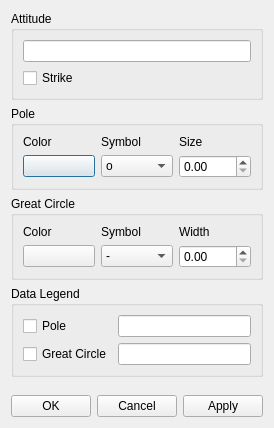
<?xml version="1.0" encoding="UTF-8"?>
<ui version="4.0">
 <class>Dialog</class>
 <widget class="QDialog" name="Dialog">
  <property name="geometry">
   <rect>
    <x>0</x>
    <y>0</y>
    <width>263</width>
    <height>428</height>
   </rect>
  </property>
  <property name="windowTitle">
   <string>Dialog</string>
  </property>
  <layout class="QVBoxLayout" name="verticalLayout_3">
   <item>
    <widget class="QGroupBox" name="groupBox_3">
     <property name="title">
      <string>Attitude</string>
     </property>
     <layout class="QVBoxLayout" name="verticalLayout_2">
      <item>
       <widget class="QLineEdit" name="prop_data_attitude"/>
      </item>
      <item>
       <widget class="QCheckBox" name="prop_data_strike">
        <property name="text">
         <string>Strike</string>
        </property>
       </widget>
      </item>
     </layout>
    </widget>
   </item>
   <item>
    <layout class="QVBoxLayout" name="verticalLayout">
     <item>
      <widget class="QGroupBox" name="groupBox">
       <property name="title">
        <string>Pole</string>
       </property>
       <layout class="QHBoxLayout" name="horizontalLayout_2">
        <item>
         <layout class="QGridLayout" name="gridLayout">
          <item row="0" column="1">
           <widget class="QLabel" name="label_2">
            <property name="text">
             <string>Symbol</string>
            </property>
           </widget>
          </item>
          <item row="0" column="2">
           <widget class="QLabel" name="label_3">
            <property name="text">
             <string>Size</string>
            </property>
           </widget>
          </item>
          <item row="0" column="0">
           <widget class="QLabel" name="label">
            <property name="text">
             <string>Color</string>
            </property>
           </widget>
          </item>
          <item row="1" column="0">
           <widget class="QPushButton" name="prop_color_point_c">
            <property name="text">
             <string/>
            </property>
           </widget>
          </item>
          <item row="1" column="1">
           <widget class="QComboBox" name="prop_point_marker">
            <item>
             <property name="text">
              <string extracomment="(circle)">o</string>
             </property>
            </item>
            <item>
             <property name="text">
              <string>^</string>
             </property>
            </item>
            <item>
             <property name="text">
              <string>v</string>
             </property>
            </item>
            <item>
             <property name="text">
              <string>&lt;</string>
             </property>
            </item>
            <item>
             <property name="text">
              <string>&gt;</string>
             </property>
            </item>
            <item>
             <property name="text">
              <string>s</string>
             </property>
            </item>
            <item>
             <property name="text">
              <string>+</string>
             </property>
            </item>
            <item>
             <property name="text">
              <string>x</string>
             </property>
            </item>
            <item>
             <property name="text">
              <string>D</string>
             </property>
            </item>
            <item>
             <property name="text">
              <string>d</string>
             </property>
            </item>
            <item>
             <property name="text">
              <string>h</string>
             </property>
            </item>
            <item>
             <property name="text">
              <string>H</string>
             </property>
            </item>
            <item>
             <property name="text">
              <string>p</string>
             </property>
            </item>
            <item>
             <property name="text">
              <string>|</string>
             </property>
            </item>
            <item>
             <property name="text">
              <string>_</string>
             </property>
            </item>
            <item>
             <property name="text">
              <string>*</string>
             </property>
            </item>
            <item>
             <property name="text">
              <string>1</string>
             </property>
            </item>
            <item>
             <property name="text">
              <string>2</string>
             </property>
            </item>
            <item>
             <property name="text">
              <string>3</string>
             </property>
            </item>
            <item>
             <property name="text">
              <string>4</string>
             </property>
            </item>
           </widget>
          </item>
          <item row="1" column="2">
           <widget class="QDoubleSpinBox" name="prop_point_ms"/>
          </item>
         </layout>
        </item>
       </layout>
      </widget>
     </item>
     <item>
      <widget class="QGroupBox" name="groupBox_2">
       <property name="title">
        <string>Great Circle</string>
       </property>
       <layout class="QHBoxLayout" name="horizontalLayout_3">
        <item>
         <layout class="QGridLayout" name="gridLayout_2">
          <item row="0" column="1">
           <widget class="QLabel" name="label_4">
            <property name="text">
             <string>Symbol</string>
            </property>
           </widget>
          </item>
          <item row="0" column="2">
           <widget class="QLabel" name="label_6">
            <property name="text">
             <string>Width</string>
            </property>
           </widget>
          </item>
          <item row="0" column="0">
           <widget class="QLabel" name="label_5">
            <property name="text">
             <string>Color</string>
            </property>
           </widget>
          </item>
          <item row="1" column="0">
           <widget class="QPushButton" name="prop_color_GC_colors">
            <property name="text">
             <string/>
            </property>
           </widget>
          </item>
          <item row="1" column="1">
           <widget class="QComboBox" name="prop_GC_linestyles">
            <item>
             <property name="text">
              <string>-</string>
             </property>
            </item>
            <item>
             <property name="text">
              <string>:</string>
             </property>
            </item>
            <item>
             <property name="text">
              <string>--</string>
             </property>
            </item>
            <item>
             <property name="text">
              <string>-.</string>
             </property>
            </item>
           </widget>
          </item>
          <item row="1" column="2">
           <widget class="QDoubleSpinBox" name="prop_GC_linewidths"/>
          </item>
         </layout>
        </item>
       </layout>
      </widget>
     </item>
    </layout>
   </item>
   <item>
    <widget class="QGroupBox" name="groupBox_8">
     <property name="title">
      <string>Data Legend</string>
     </property>
     <layout class="QGridLayout" name="gridLayout_11">
      <item row="0" column="1">
       <widget class="QLineEdit" name="prop_legend_point"/>
      </item>
      <item row="1" column="0">
       <widget class="QCheckBox" name="prop_checklegend_GC">
        <property name="text">
         <string>Great Circle</string>
        </property>
       </widget>
      </item>
      <item row="1" column="1">
       <widget class="QLineEdit" name="prop_legend_GC"/>
      </item>
      <item row="0" column="0">
       <widget class="QCheckBox" name="prop_checklegend_point">
        <property name="text">
         <string>Pole</string>
        </property>
       </widget>
      </item>
     </layout>
    </widget>
   </item>
   <item>
    <spacer name="verticalSpacer">
     <property name="orientation">
      <enum>Qt::Vertical</enum>
     </property>
     <property name="sizeHint" stdset="0">
      <size>
       <width>20</width>
       <height>41</height>
      </size>
     </property>
    </spacer>
   </item>
   <item>
    <layout class="QHBoxLayout" name="horizontalLayout">
     <item>
      <spacer name="horizontalSpacer">
       <property name="orientation">
        <enum>Qt::Horizontal</enum>
       </property>
       <property name="sizeHint" stdset="0">
        <size>
         <width>40</width>
         <height>20</height>
        </size>
       </property>
      </spacer>
     </item>
     <item>
      <widget class="QPushButton" name="ok_button">
       <property name="text">
        <string>OK</string>
       </property>
      </widget>
     </item>
     <item>
      <widget class="QPushButton" name="cancel_button">
       <property name="text">
        <string>Cancel</string>
       </property>
      </widget>
     </item>
     <item>
      <widget class="QPushButton" name="apply">
       <property name="text">
        <string>Apply</string>
       </property>
      </widget>
     </item>
    </layout>
   </item>
  </layout>
  <zorder></zorder>
  <zorder>groupBox</zorder>
  <zorder>groupBox_3</zorder>
  <zorder>verticalSpacer</zorder>
  <zorder>groupBox_8</zorder>
 </widget>
 <tabstops>
  <tabstop>prop_color_point_c</tabstop>
  <tabstop>prop_point_marker</tabstop>
  <tabstop>prop_point_ms</tabstop>
  <tabstop>prop_color_GC_colors</tabstop>
  <tabstop>prop_GC_linestyles</tabstop>
  <tabstop>prop_GC_linewidths</tabstop>
  <tabstop>cancel_button</tabstop>
  <tabstop>apply</tabstop>
  <tabstop>ok_button</tabstop>
 </tabstops>
 <resources/>
 <connections>
  <connection>
   <sender>ok_button</sender>
   <signal>clicked()</signal>
   <receiver>Dialog</receiver>
   <slot>accept()</slot>
   <hints>
    <hint type="sourcelabel">
     <x>442</x>
     <y>381</y>
    </hint>
    <hint type="destinationlabel">
     <x>325</x>
     <y>201</y>
    </hint>
   </hints>
  </connection>
  <connection>
   <sender>cancel_button</sender>
   <signal>clicked()</signal>
   <receiver>Dialog</receiver>
   <slot>reject()</slot>
   <hints>
    <hint type="sourcelabel">
     <x>523</x>
     <y>381</y>
    </hint>
    <hint type="destinationlabel">
     <x>325</x>
     <y>201</y>
    </hint>
   </hints>
  </connection>
 </connections>
</ui>
